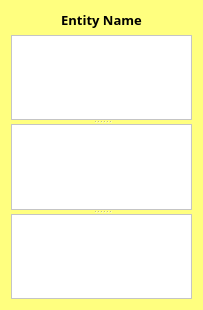
<?xml version="1.0" encoding="UTF-8"?>
<ui version="4.0">
 <class>EntityWidget</class>
 <widget class="QWidget" name="EntityWidget">
  <property name="geometry">
   <rect>
    <x>0</x>
    <y>0</y>
    <width>203</width>
    <height>310</height>
   </rect>
  </property>
  <property name="sizePolicy">
   <sizepolicy hsizetype="Expanding" vsizetype="Expanding">
    <horstretch>0</horstretch>
    <verstretch>0</verstretch>
   </sizepolicy>
  </property>
  <property name="cursor">
   <cursorShape>ArrowCursor</cursorShape>
  </property>
  <property name="mouseTracking">
   <bool>true</bool>
  </property>
  <property name="windowTitle">
   <string>Entity</string>
  </property>
  <property name="styleSheet">
   <string notr="true">background-color: rgb(255, 255, 127);</string>
  </property>
  <layout class="QVBoxLayout" name="verticalLayout">
   <item>
    <widget class="QLabel" name="entityLabel">
     <property name="sizePolicy">
      <sizepolicy hsizetype="Preferred" vsizetype="Fixed">
       <horstretch>0</horstretch>
       <verstretch>0</verstretch>
      </sizepolicy>
     </property>
     <property name="font">
      <font>
       <family>Arial Black</family>
       <pointsize>10</pointsize>
       <weight>75</weight>
       <bold>true</bold>
      </font>
     </property>
     <property name="cursor">
      <cursorShape>SizeAllCursor</cursorShape>
     </property>
     <property name="text">
      <string>Entity Name</string>
     </property>
     <property name="textFormat">
      <enum>Qt::RichText</enum>
     </property>
     <property name="alignment">
      <set>Qt::AlignCenter</set>
     </property>
    </widget>
   </item>
   <item>
    <widget class="QSplitter" name="splitter">
     <property name="sizePolicy">
      <sizepolicy hsizetype="Preferred" vsizetype="Preferred">
       <horstretch>0</horstretch>
       <verstretch>0</verstretch>
      </sizepolicy>
     </property>
     <property name="minimumSize">
      <size>
       <width>0</width>
       <height>20</height>
      </size>
     </property>
     <property name="orientation">
      <enum>Qt::Vertical</enum>
     </property>
     <widget class="QListView" name="classList">
      <property name="styleSheet">
       <string notr="true">background-color: rgb(255, 255, 255);
color: rgb(0, 170, 255);</string>
      </property>
      <property name="frameShape">
       <enum>QFrame::StyledPanel</enum>
      </property>
      <property name="horizontalScrollBarPolicy">
       <enum>Qt::ScrollBarAlwaysOff</enum>
      </property>
      <property name="editTriggers">
       <set>QAbstractItemView::NoEditTriggers</set>
      </property>
      <property name="alternatingRowColors">
       <bool>true</bool>
      </property>
     </widget>
     <widget class="QListView" name="linkList">
      <property name="styleSheet">
       <string notr="true">background-color: rgb(255, 255, 255);
color: rgb(0, 170, 127);</string>
      </property>
      <property name="horizontalScrollBarPolicy">
       <enum>Qt::ScrollBarAlwaysOff</enum>
      </property>
      <property name="editTriggers">
       <set>QAbstractItemView::NoEditTriggers</set>
      </property>
      <property name="alternatingRowColors">
       <bool>true</bool>
      </property>
     </widget>
     <widget class="QListView" name="attributeList">
      <property name="styleSheet">
       <string notr="true">background-color: rgb(255, 255, 255);
color: rgb(86, 86, 86);
</string>
      </property>
      <property name="frameShape">
       <enum>QFrame::StyledPanel</enum>
      </property>
      <property name="horizontalScrollBarPolicy">
       <enum>Qt::ScrollBarAlwaysOff</enum>
      </property>
      <property name="editTriggers">
       <set>QAbstractItemView::NoEditTriggers</set>
      </property>
      <property name="alternatingRowColors">
       <bool>true</bool>
      </property>
     </widget>
    </widget>
   </item>
  </layout>
 </widget>
 <resources/>
 <connections/>
</ui>
